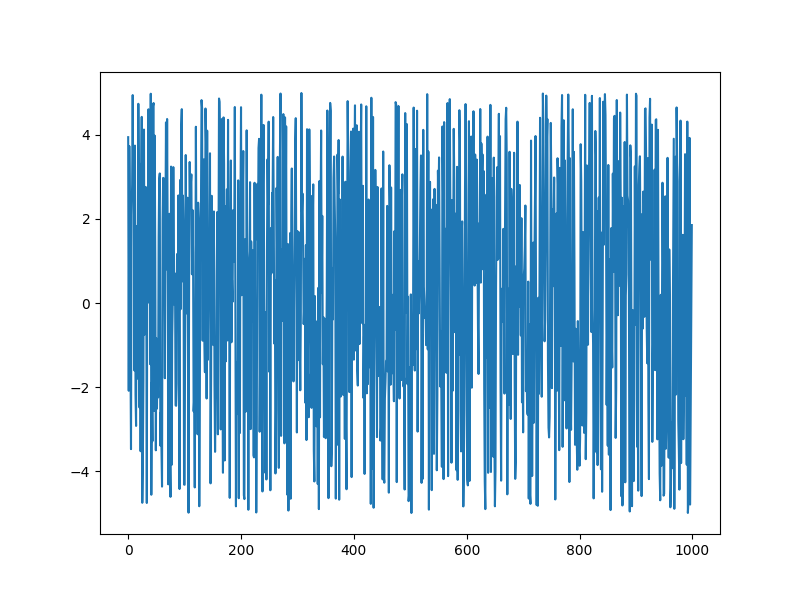

Here is the Python script that generated this plot:
import matplotlib.pyplot as plt
import random
fig = plt.figure(figsize=(8, 6))
ax = fig.add_subplot(1, 1, 1)
x_data = []
for i in range(1000):
    x_data.append(random.uniform(-5, 5))
# print(x_data)
ax.plot(x_data)
fig.savefig("temp_utter.png")
